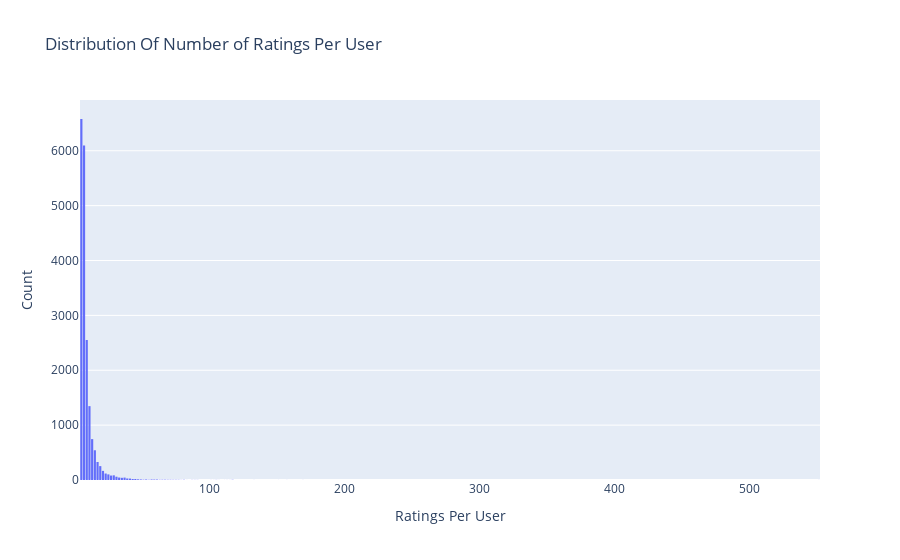

The notebook cell this image was saved under:
### Markdown cell above
We can see a long tail of reviews. Only 50 products have most of the total reviews. It might be worth finding a way to remove the reviews that do not fullfil our quality criteria.

### Code cell
# Number of ratings per user
data = game_toy.groupby('reviewerID')['overall'].count()

# Create trace
trace = go.Histogram(x = data.values,
                     name = 'Ratings',
                     xbins = dict(start = 0, size = 2))
# Create layout
layout = go.Layout(title = 'Distribution Of Number of Ratings Per User',
                   xaxis = dict(title = 'Ratings Per User'),
                   yaxis = dict(title = 'Count'),
                   bargap = 0.2)

# Create plot
fig = go.Figure(data=[trace], layout=layout)
iplot(fig)

### Figure 1 — Plotly figure (JSON) as saved in the notebook; plotly's stock layout.template omitted (floating-point values rounded to 4 significant figures; data arrays with more than 128 entries replaced by an {"elided": "..."} marker saying what was removed)
{"data": [{"name": "Ratings", "type": "histogram", "x": {"elided": "19412 int values"}, "xbins": {"size": 2, "start": 0}}], "layout": {"bargap": 0.2, "title": {"text": "Distribution Of Number of Ratings Per User"}, "xaxis": {"title": {"text": "Ratings Per User"}}, "yaxis": {"title": {"text": "Count"}}}}
